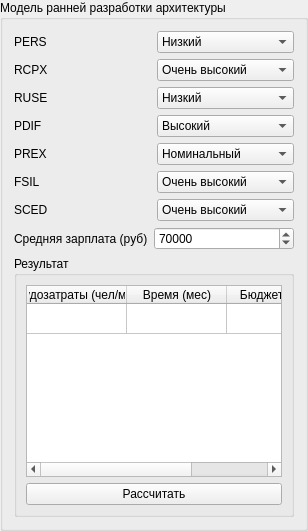
               <widget class="QGroupBox" name="groupBox_7">
                <property name="font">
                 <font>
                  <weight>50</weight>
                  <bold>false</bold>
                 </font>
                </property>
                <property name="title">
                 <string>Модель ранней разработки архитектуры</string>
                </property>
                <layout class="QVBoxLayout" name="verticalLayout_18" stretch="4,1">
                 <item>
                  <layout class="QVBoxLayout" name="verticalLayout_16">
                   <item>
                    <layout class="QHBoxLayout" name="horizontalLayout_62" stretch="1,1">
                     <item>
                      <widget class="QLabel" name="label_51">
                       <property name="text">
                        <string>PERS</string>
                       </property>
                      </widget>
                     </item>
                     <item>
                      <widget class="QComboBox" name="modelSelectPERS">
                       <property name="currentIndex">
                        <number>1</number>
                       </property>
                       <item>
                        <property name="text">
                         <string>Очень низкий</string>
                        </property>
                       </item>
                       <item>
                        <property name="text">
                         <string>Низкий</string>
                        </property>
                       </item>
                       <item>
                        <property name="text">
                         <string>Номинальный</string>
                        </property>
                       </item>
                       <item>
                        <property name="text">
                         <string>Высокий</string>
                        </property>
                       </item>
                       <item>
                        <property name="text">
                         <string>Очень высокий</string>
                        </property>
                       </item>
                       <item>
                        <property name="text">
                         <string>Сверхвысокий</string>
                        </property>
                       </item>
                      </widget>
                     </item>
                    </layout>
                   </item>
                   <item>
                    <layout class="QHBoxLayout" name="horizontalLayout_65" stretch="1,1">
                     <item>
                      <widget class="QLabel" name="label_54">
                       <property name="text">
                        <string>RCPX</string>
                       </property>
                      </widget>
                     </item>
                     <item>
                      <widget class="QComboBox" name="modelSelectRCPX">
                       <property name="currentIndex">
                        <number>4</number>
                       </property>
                       <item>
                        <property name="text">
                         <string>Очень низкий</string>
                        </property>
                       </item>
                       <item>
                        <property name="text">
                         <string>Низкий</string>
                        </property>
                       </item>
                       <item>
                        <property name="text">
                         <string>Номинальный</string>
                        </property>
                       </item>
                       <item>
                        <property name="text">
                         <string>Высокий</string>
                        </property>
                       </item>
                       <item>
                        <property name="text">
                         <string>Очень высокий</string>
                        </property>
                       </item>
                       <item>
                        <property name="text">
                         <string>Сверхвысокий</string>
                        </property>
                       </item>
                      </widget>
                     </item>
                    </layout>
                   </item>
                   <item>
                    <layout class="QHBoxLayout" name="horizontalLayout_66" stretch="1,1">
                     <item>
                      <widget class="QLabel" name="label_55">
                       <property name="text">
                        <string>RUSE</string>
                       </property>
                      </widget>
                     </item>
                     <item>
                      <widget class="QComboBox" name="modelSelectRUSE">
                       <item>
                        <property name="text">
                         <string>Низкий</string>
                        </property>
                       </item>
                       <item>
                        <property name="text">
                         <string>Номинальный</string>
                        </property>
                       </item>
                       <item>
                        <property name="text">
                         <string>Высокий</string>
                        </property>
                       </item>
                       <item>
                        <property name="text">
                         <string>Очень высокий</string>
                        </property>
                       </item>
                       <item>
                        <property name="text">
                         <string>Сверхвысокий</string>
                        </property>
                       </item>
                      </widget>
                     </item>
                    </layout>
                   </item>
                   <item>
                    <layout class="QHBoxLayout" name="horizontalLayout_67" stretch="1,1">
                     <item>
                      <widget class="QLabel" name="label_56">
                       <property name="text">
                        <string>PDIF</string>
                       </property>
                      </widget>
                     </item>
                     <item>
                      <widget class="QComboBox" name="modelSelectPDIF">
                       <property name="currentIndex">
                        <number>2</number>
                       </property>
                       <item>
                        <property name="text">
                         <string>Низкий</string>
                        </property>
                       </item>
                       <item>
                        <property name="text">
                         <string>Номинальный</string>
                        </property>
                       </item>
                       <item>
                        <property name="text">
                         <string>Высокий</string>
                        </property>
                       </item>
                       <item>
                        <property name="text">
                         <string>Очень высокий</string>
                        </property>
                       </item>
                       <item>
                        <property name="text">
                         <string>Сверхвысокий</string>
                        </property>
                       </item>
                      </widget>
                     </item>
                    </layout>
                   </item>
                   <item>
                    <layout class="QHBoxLayout" name="horizontalLayout_68" stretch="1,1">
                     <item>
                      <widget class="QLabel" name="label_57">
                       <property name="text">
                        <string>PREX</string>
                       </property>
                      </widget>
                     </item>
                     <item>
                      <widget class="QComboBox" name="modelSelectPREX">
                       <property name="currentIndex">
                        <number>2</number>
                       </property>
                       <item>
                        <property name="text">
                         <string>Очень низкий</string>
                        </property>
                       </item>
                       <item>
                        <property name="text">
                         <string>Низкий</string>
                        </property>
                       </item>
                       <item>
                        <property name="text">
                         <string>Номинальный</string>
                        </property>
                       </item>
                       <item>
                        <property name="text">
                         <string>Высокий</string>
                        </property>
                       </item>
                       <item>
                        <property name="text">
                         <string>Очень высокий</string>
                        </property>
                       </item>
                       <item>
                        <property name="text">
                         <string>Сверхвысокий</string>
                        </property>
                       </item>
                      </widget>
                     </item>
                    </layout>
                   </item>
                   <item>
                    <layout class="QHBoxLayout" name="horizontalLayout_69" stretch="1,1">
                     <item>
                      <widget class="QLabel" name="label_58">
                       <property name="text">
                        <string>FSIL</string>
                       </property>
                      </widget>
                     </item>
                     <item>
                      <widget class="QComboBox" name="modelSelectFSIL">
                       <property name="currentIndex">
                        <number>4</number>
                       </property>
                       <item>
                        <property name="text">
                         <string>Очень низкий</string>
                        </property>
                       </item>
                       <item>
                        <property name="text">
                         <string>Низкий</string>
                        </property>
                       </item>
                       <item>
                        <property name="text">
                         <string>Номинальный</string>
                        </property>
                       </item>
                       <item>
                        <property name="text">
                         <string>Высокий</string>
                        </property>
                       </item>
                       <item>
                        <property name="text">
                         <string>Очень высокий</string>
                        </property>
                       </item>
                       <item>
                        <property name="text">
                         <string>Сверхвысокий</string>
                        </property>
                       </item>
                      </widget>
                     </item>
                    </layout>
                   </item>
                   <item>
                    <layout class="QHBoxLayout" name="horizontalLayout_70" stretch="1,1">
                     <item>
                      <widget class="QLabel" name="label_59">
                       <property name="text">
                        <string>SCED</string>
                       </property>
                      </widget>
                     </item>
                     <item>
                      <widget class="QComboBox" name="modelSelectSCED">
                       <property name="currentIndex">
                        <number>4</number>
                       </property>
                       <item>
                        <property name="text">
                         <string>Очень низкий</string>
                        </property>
                       </item>
                       <item>
                        <property name="text">
                         <string>Низкий</string>
                        </property>
                       </item>
                       <item>
                        <property name="text">
                         <string>Номинальный</string>
                        </property>
                       </item>
                       <item>
                        <property name="text">
                         <string>Высокий</string>
                        </property>
                       </item>
                       <item>
                        <property name="text">
                         <string>Очень высокий</string>
                        </property>
                       </item>
                      </widget>
                     </item>
                    </layout>
                   </item>
                   <item>
                    <layout class="QHBoxLayout" name="horizontalLayout_61" stretch="0,1">
                     <item>
                      <widget class="QLabel" name="label_50">
                       <property name="text">
                        <string>Средняя зарплата (руб)</string>
                       </property>
                      </widget>
                     </item>
                     <item>
                      <widget class="QSpinBox" name="avgSalaryArchitectureInput">
                       <property name="maximum">
                        <number>99999999</number>
                       </property>
                       <property name="value">
                        <number>70000</number>
                       </property>
                      </widget>
                     </item>
                    </layout>
                   </item>
                  </layout>
                 </item>
                 <item>
                  <widget class="QGroupBox" name="groupBox_11">
                   <property name="font">
                    <font>
                     <weight>50</weight>
                     <bold>false</bold>
                    </font>
                   </property>
                   <property name="title">
                    <string>Результат</string>
                   </property>
                   <layout class="QVBoxLayout" name="verticalLayout_17">
                    <item>
                     <widget class="QTableWidget" name="resultArchitectureTable">
                      <attribute name="verticalHeaderVisible">
                       <bool>false</bool>
                      </attribute>
                      <row>
                       <property name="text">
                        <string>Результат</string>
                       </property>
                      </row>
                      <column>
                       <property name="text">
                        <string>Трудозатраты (чел/мес)</string>
                       </property>
                      </column>
                      <column>
                       <property name="text">
                        <string>Время (мес)</string>
                       </property>
                      </column>
                      <column>
                       <property name="text">
                        <string>Бюджет (руб)</string>
                       </property>
                      </column>
                     </widget>
                    </item>
                    <item>
                     <widget class="QPushButton" name="resultArchitectureBtn">
                      <property name="text">
                       <string>Рассчитать</string>
                      </property>
                     </widget>
                    </item>
                   </layout>
                  </widget>
                 </item>
                </layout>
               </widget>
